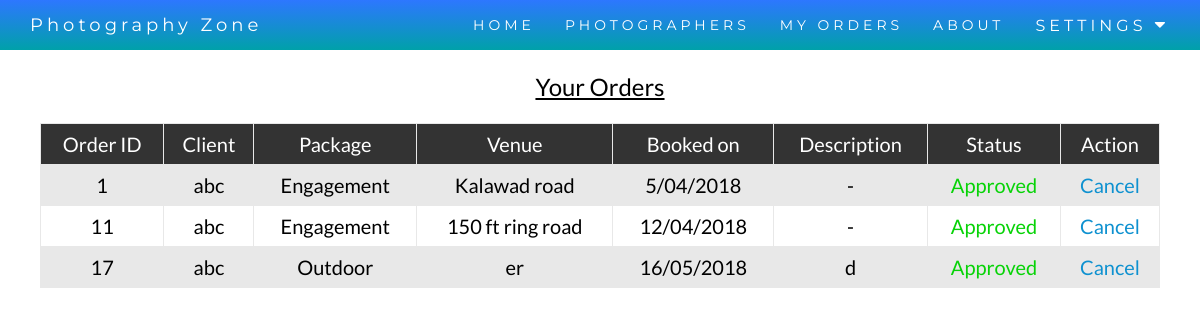
/user/orders.php (signed in), run on the app's committed database.
### tables this page shows
CREATE TABLE `orders` (
  `o_id` int(11) NOT NULL,
  `client` text NOT NULL,
  `party` text NOT NULL,
  `pid` text NOT NULL,
  `package` text NOT NULL,
  `venue` text NOT NULL,
  `booked_on` text NOT NULL,
  `booked_date` text NOT NULL,
  `description` text NOT NULL,
  `status` text NOT NULL
);

### user/orders.php (the view, shortened to what this page needs)
<?php session_start();
  if(isset($_SESSION['user'])==true)
  { include 'headeruser.php'; }
  else{ include 'header.php';} ?>
<!DOCTYPE html>
<html lang="en">
<head>
  <link rel="stylesheet" href="https://maxcdn.bootstrapcdn.com/bootstrap/3.3.7/css/bootstrap.min.css">
  <link rel="stylesheet" href="https://cdnjs.cloudflare.com/ajax/libs/font-awesome/4.7.0/css/font-awesome.min.css">
</head>
<?php include "dbconn.php";
$user = $_SESSION['user'];?>
<div style="padding:25px;padding-top: 50px!important;">
  <center style="font-size: 24px;color: black;margin-bottom: 15px;"><u>Your Orders</u></center>
  <table>
    <tr>
    <th>Order ID</th>
    <th>Client</th>
    <th>Package</th>
    <th>Venue</th>
    <th>Booked on</th>
    <th>Description</th>
    <th>Status</th>
    <th>Action</th>
  </tr>
  <?php $query = "SELECT * FROM orders where party='$user'";
        $fire = $conn->query($query);
  while($reg = $fire->fetch())
{ ?>
  <tr>
    <td><?php echo $reg['o_id']; ?></td>
    <td><?php echo $reg['client']; ?></td>
    <td><?php echo $reg['package']; ?></td>
    <td><?php echo $reg['venue']; ?></td>
    <td><?php echo $reg['booked_on']; ?></td>
    <td><?php echo $reg['description']; ?></td>
    <td><?php if($reg['status']=='Pending') echo '<center style="color:orange">Pending</center>'; else echo '<center style="color:#07d307;">Approved</center>'; ?></td>
    <td><a href="orders.php?del=<?php echo $reg['o_id']; ?>">Cancel</a></td>
  </tr>
<?php }?>
</table>
</div>
</html>

### user/orders.php (style rules this page uses)
body { font: 400 15px Lato, sans-serif; line-height: 1.8; color: #818181; margin: 15px; }
a { color: #0e91d0 }
table { font-size: 20px; border-collapse: collapse; width: 100%; color: black; }
table tr th { font-weight: normal; }
td, th { border: 1px solid #e8e8e8; text-align: center!important; padding: 8px!important; }
th { background-color: #333333; color: white }
tr:nth-child(even) { background-color: #e8e8e8; border-left-color: white!important; }

### data on the page
orders: o_id "1", client "abc", package "Engagement", venue "Kalawad road", booked_on "5/04/2018", description "-", status "Approved"
orders: o_id "11", client "abc", package "Engagement", venue "150 ft ring road", booked_on "12/04/2018", description "-", status "Approved"
orders: o_id "17", client "abc", package "Outdoor", venue "er", booked_on "16/05/2018", description "d", status "Approved"
